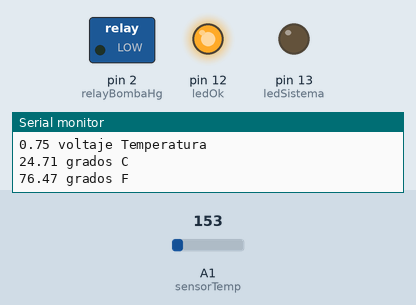
This sketch was run on a simulated Arduino Uno, built with avr-gcc and run on an emulated ATmega328P. On the bench: switched loads named in the sketch (green lamp = pin HIGH), output pins drawn as LEDs (lit = HIGH), the last lines printed to the serial monitor. The test bench sets the inputs (shaded band); at power-on: A1 (sensorTemp) = 153. Pins used as bus, display or sensor lines are not drawn.

Above: at 1.8 s.
1.9 s: A1 (sensorTemp) set to 135
At 3.8 s:
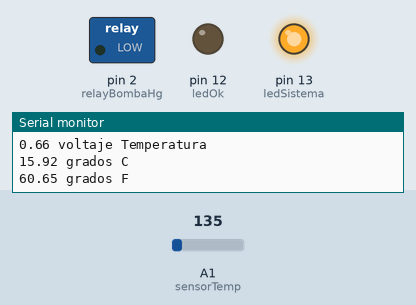
4.5 s: A1 (sensorTemp) set to 165
At 6.3 s:
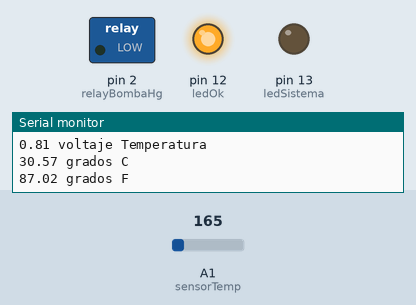
7.5 s: A1 (sensorTemp) set to 133
At 9.9 s:
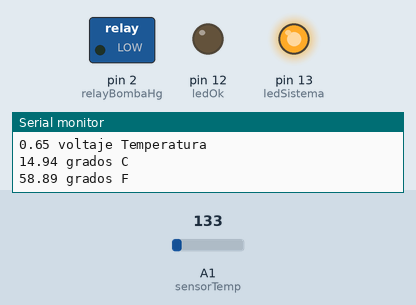
Timing chart, 0 to 11.4 s (numbered marks = the images above; inputs shaded):
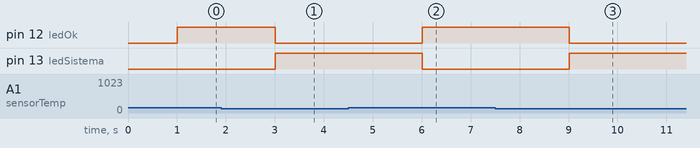

The sketch:

avance1.ino
```cpp
/**
* Sensor de temperatura simple TMP36
Sensor Higrometro LM393
Salidas de Relays: Bomba (relayBombaHg, 2). Abanico (relayFanTemp,1).
*
*Ana b. Torre b36963
*Jose M. Hidalgo B63466
*/

const int sensorHg = A0;                              //Pin en el que está conectado el sensor Higrometro
const int sensorTemp=A1;                    //Pin en el que está conectado el sensor Tempertatura
const int resistenciaCalibracionHg = 1000;            //Resistencia de calibración Higrometro
const int relayBombaHg = 2;                     //Pin en el que está conectado el relayBombaHg
const int relayFanTemp=1;           //Pin en el que está conectado el relayFanTemp
const int relayCalentador=3;
                                     //Tensión por parte de los sensores de temperatura y humedad
int ledSistema=13;
int ledOk=12;

int tensionHg;
int tensionTemp;

int contadorRiego = 0;
long Rsensor;           //valor de la resistencia del sensor de humedad piso
long Resk;

//variables del sistema de riego
unsigned long tiempoRiego = 0.1;                    //Tiempo de regado  en minutos
unsigned long tiempoEspera = 10;                //Tiempo espera en minutos
const int resistenciaSuelo = 15;                        //Resistencia (en kohmios) a partir de la cual empieza a regar

const int tempMaxima=24;
const int tempMinima=22;

void setup() {
  Serial.begin(9600);                          //inicia comunicación serial
  pinMode (relayBombaHg,OUTPUT);               //Configurar relayBombaHg como salida
  pinMode (relayFanTemp,OUTPUT);               //Configurar relayBombaHg como salida
  pinMode(ledSistema, OUTPUT);                     //Configuramos el led como salida si abanicos o calentador estan trabajando
  pinMode(ledOk, OUTPUT);                      //Configuramos el led como salida en
}

void loop() {

  //tensionHg =  analogRead(sensorHg);                      //leer sensor higrometro
 // Rsensor = 1024L * resistenciaCalibracionHg / tensionHg - resistenciaCalibracionHg;  //calcular resistencia del sensor (divisor tension)
 // Resk = Rsensor /1000;                                    //pasar a kiloohmios

  //Serial.print(contadorRiego); Serial.println("  riegos."); //contadorRiego para ver en serial cuantas veces se ha regado
  //Serial.print("Valor resistencia: "); Serial.print(Resk); Serial.println(" mil ohmios ");   //escribir en serial el valor de la resistencia
//  delay(1000);

 /**if (Resk>resistenciaSuelo){
  digitalWrite(relayBombaHg,HIGH);       //activar relayBombaHg
  //Serial.print("Valor resistencia: ")
  delay(tiempoRiego*60*1000);              // Espera Tiempo de regado con relayBombaHg activado
  digitalWrite(relayBombaHg,LOW);        //desactivar relayBombaHg
  delay(tiempoEspera*60*1000);         // Espera Tiempo de espera entre regados con relayBombaHg desactivado para que el agua se filtre a la tierra y llegue al sensor
  contadorRiego = contadorRiego + 1 ;
  }
*/
     int lecturaTemp = analogRead(sensorTemp);
     float vTemp = lecturaTemp * 5.0;
     vTemp /= 1024.0;
     Serial.print(vTemp); Serial.println(" voltaje Temperatura");
     float temperaturaC = (vTemp - 0.5) * 100 ;
     Serial.print(temperaturaC); Serial.println(" grados C");
     float temperaturaF = (temperaturaC * 9.0 / 5.0) + 32.0;
     Serial.print(temperaturaF); Serial.println(" grados F");
     delay(1000);

     if (temperaturaC>tempMaxima){
     digitalWrite(relayFanTemp,HIGH);     //activar relay de Abanico
     digitalWrite(ledSistema, HIGH);
     digitalWrite(ledOk, LOW);
     } else {
     digitalWrite(relayFanTemp,LOW);       //apaga relay de Abanico
     digitalWrite(ledSistema, LOW);
     digitalWrite(ledOk, HIGH);
     }
      if (temperaturaC<tempMinima){
     digitalWrite(relayCalentador,HIGH);       //activar relay del calentador
     digitalWrite(ledSistema, HIGH);
     digitalWrite(ledOk, LOW);
     } else {
     digitalWrite(relayCalentador,LOW);       //apaga relay del calentador
     digitalWrite(ledSistema, LOW);
     digitalWrite(ledOk, HIGH);
     }
}
```

Measured:
- the behaviour switches between 148 and 147 on A1 (sensorTemp) (found by bisection; images 0 and 1)
- after the input at 1.9 s, pin 12 (ledOk): HIGH → LOW after 1.1 s; pin 13 (ledSistema): LOW → HIGH after 1.1 s
- after the input at 4.5 s, pin 12 (ledOk): LOW → HIGH after 1.5 s; pin 13 (ledSistema): HIGH → LOW after 1.5 s
- after the input at 7.5 s, pin 12 (ledOk): HIGH → LOW after 1.5 s; pin 13 (ledSistema): LOW → HIGH after 1.5 s
